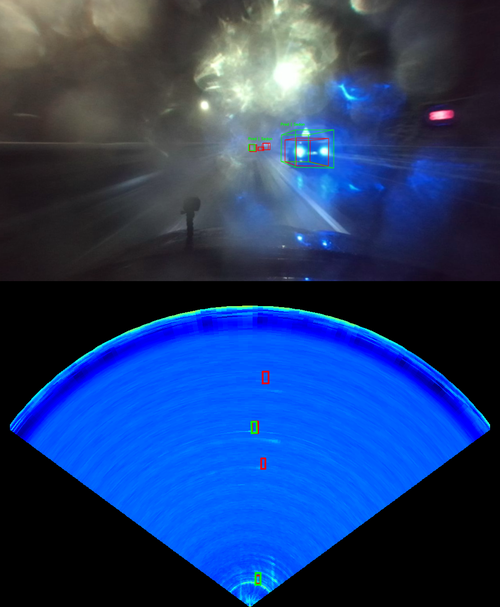
#> input picture visualization_based_gt/generated/best_weather_epoch15/sleet_group4_epoch015_seq50_frame00344_gt_pred_radar_no_text.png, 500 x 607 px, shrunk from 960 x 1166 before the run
$ python create_sleet_normal_comparison.py
#> lines starting #> are read from the running program, lines starting #| are printed output that depends on the picture
"""Create the two-panel Sleet/Normal comparison image."""

from pathlib import Path

from PIL import Image, ImageDraw, ImageFont


ROOT = Path(__file__).resolve().parent
SLEET_PATH = (
    ROOT
    / "generated/best_weather_epoch15"
    / "sleet_group4_epoch015_seq50_frame00344_gt_pred_radar_no_text.png"
)
NORMAL_PATH = (
    ROOT
    / "generated/pictures/sequence_11/no_title_green_gt_red_prediction"
    / "sequence_11_frame_000000_00034_00001_gt_pred.png"
)
OUTPUT_PATH = (
    ROOT
    / "generated/best_weather_epoch15"
    / "sleet_normal_comparison_left_to_right.png"
)
FONT_PATH = Path(
    "/usr/share/fonts/truetype/liberation/LiberationSerif-Regular.ttf"
)


def main():
    panels = [Image.open(path).convert("RGB") for path in (SLEET_PATH, NORMAL_PATH)]
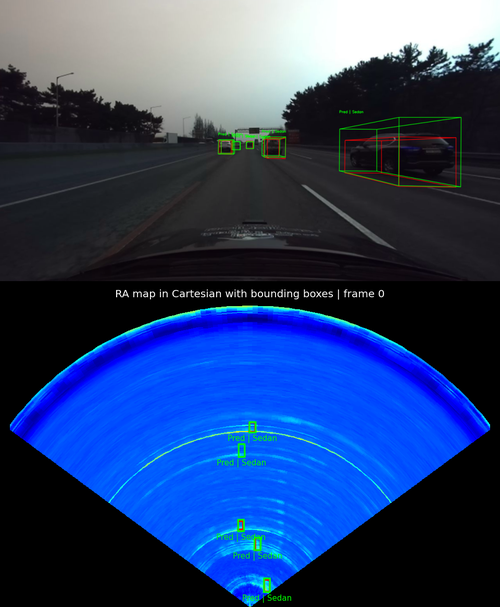
#> input picture visualization_based_gt/generated/pictures/sequence_11/sequence_11_frame_000000_00034_00001_gt_pred.png, 500 x 607 px, shrunk from 960 x 1166 before the run, found by its file name
#> panels = 2 items
    if panels[0].size != panels[1].size:
        raise ValueError(
            f"Panel dimensions differ: {panels[0].size} and {panels[1].size}"
        )

    panel_width, panel_height = panels[0].size
#> panel_width = 500; panel_height = 607
    footer_height = 100
    canvas = Image.new(
        "RGB",
        (panel_width * len(panels), panel_height + footer_height),
        color="black",
    )
#> canvas: PIL image 1000x707 RGB; every value is 0
    for index, panel in enumerate(panels):
        canvas.paste(panel, (index * panel_width, 0))
#> this loop made 2 passes
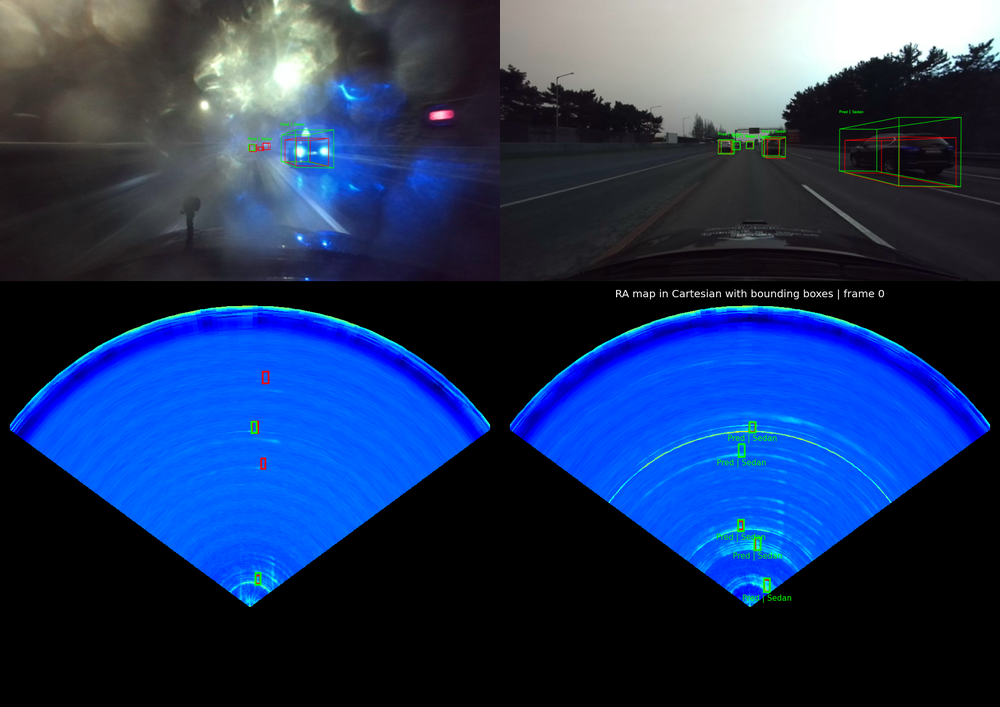
#> canvas: PIL image 1000x707 RGB; mean R, G, B 30.8, 52.4, 95.3

    draw = ImageDraw.Draw(canvas)
    font = ImageFont.truetype(str(FONT_PATH), 54)
    for index, label in enumerate(("Sleet", "Normal")):
        bounds = draw.textbbox((0, 0), label, font=font)
        text_width = bounds[2] - bounds[0]
        text_height = bounds[3] - bounds[1]
        center_x = index * panel_width + panel_width // 2
        x = center_x - text_width // 2
        y = panel_height + (footer_height - text_height) // 2 - bounds[1]
        draw.text((x, y), label, fill="white", font=font)
#> this loop made 2 passes
#> (bounds, text_width, text_height, x, y) on passes 1 to 2: ((0, 12, 108, 50), 108, 38, 196, 626), ((0, 12, 165, 50), 165, 38, 668, 626)

    canvas.save(OUTPUT_PATH)
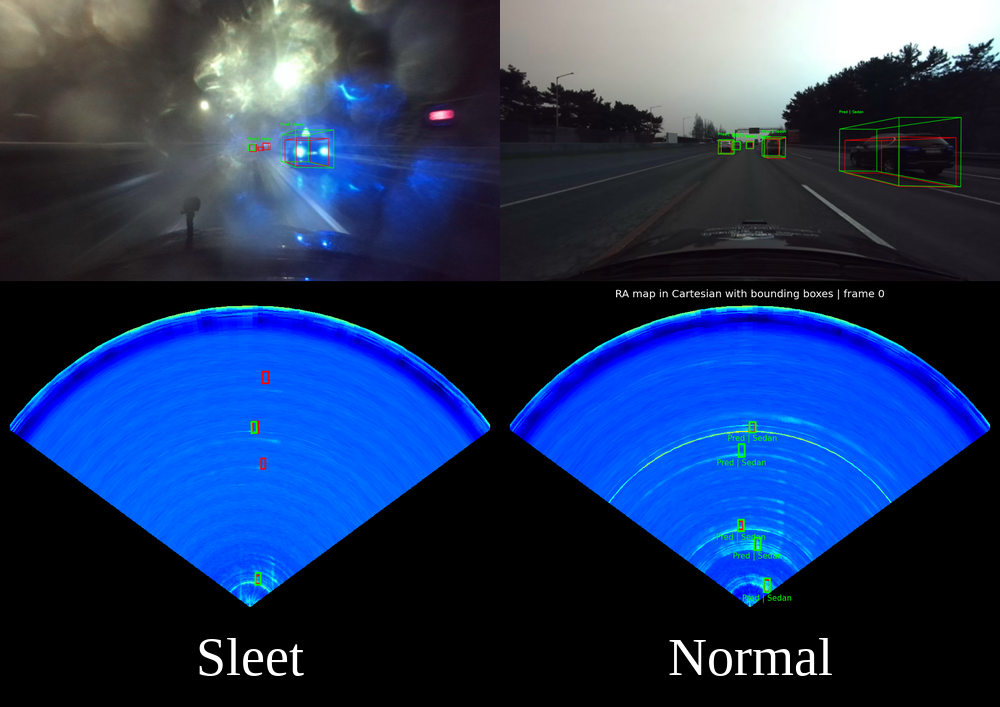
#> saved as sleet_normal_comparison_left_to_right.png: PIL image 1000x707 RGB; mean R, G, B 31.8, 53.4, 96.3
    print(f"Saved: {OUTPUT_PATH}")


if __name__ == "__main__":
    main()
